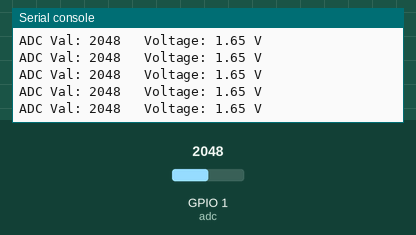
Simulated run of this program. Board: ESP32 board running MicroPython. Shown: the last lines printed to the serial console. The test bench sets the inputs (shaded band); at power-on: GPIO 1 (adc) = 2048 (analog values on the 0–4095 scale).

Above: at 1.2 s.
1.3 s: GPIO 1 (adc) set to 2866
At 1.31 s:
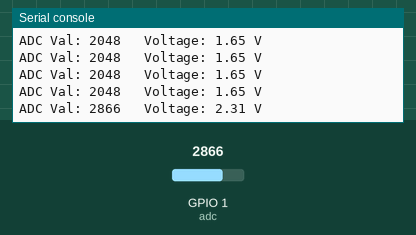
2.8 s: GPIO 1 (adc) set to 3603
At 2.82 s:
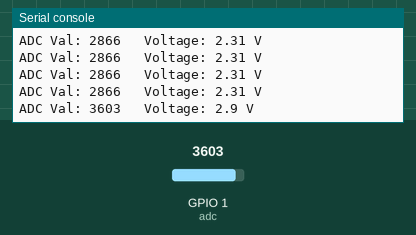
Timing chart, 0 to 5.8 s (numbered marks = the images above; inputs shaded):
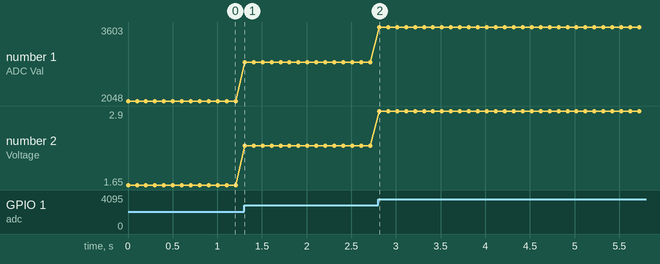

The program:

AnalogRead_Explorations.py
```python
from machine import ADC,Pin
import time

adc=ADC(Pin(1))
adc.atten(ADC.ATTN_6DB) #Notice a difference in the readings at all?
adc.width(ADC.WIDTH_12BIT)

try:
    while True:
        adcVal=adc.read()
        voltage = adcVal / 4095.0 * 3.3
        print("ADC Val:",adcVal,"\tVoltage:", round(voltage, 2),"V") #The round function makes it so that there's only a max of 2 decimal placements, making the output much cleaner looking! Try removing the round( ,2) or increasing/decreasing the number!
        time.sleep_ms(100)
except:
    adc.deinit()
```

Measured:
- after the input at 1.3 s, the serial console: prints a new line at once (image 1)
- after the input at 2.8 s, the serial console: prints a new line at once (image 2)
- plotted number 1: 2048 → 2866 after the input at 1.3 s, 2866 → 3603 after the input at 2.8 s
- plotted number 2: 1.65 → 2.31 after the input at 1.3 s, 2.31 → 2.9 after the input at 2.8 s
